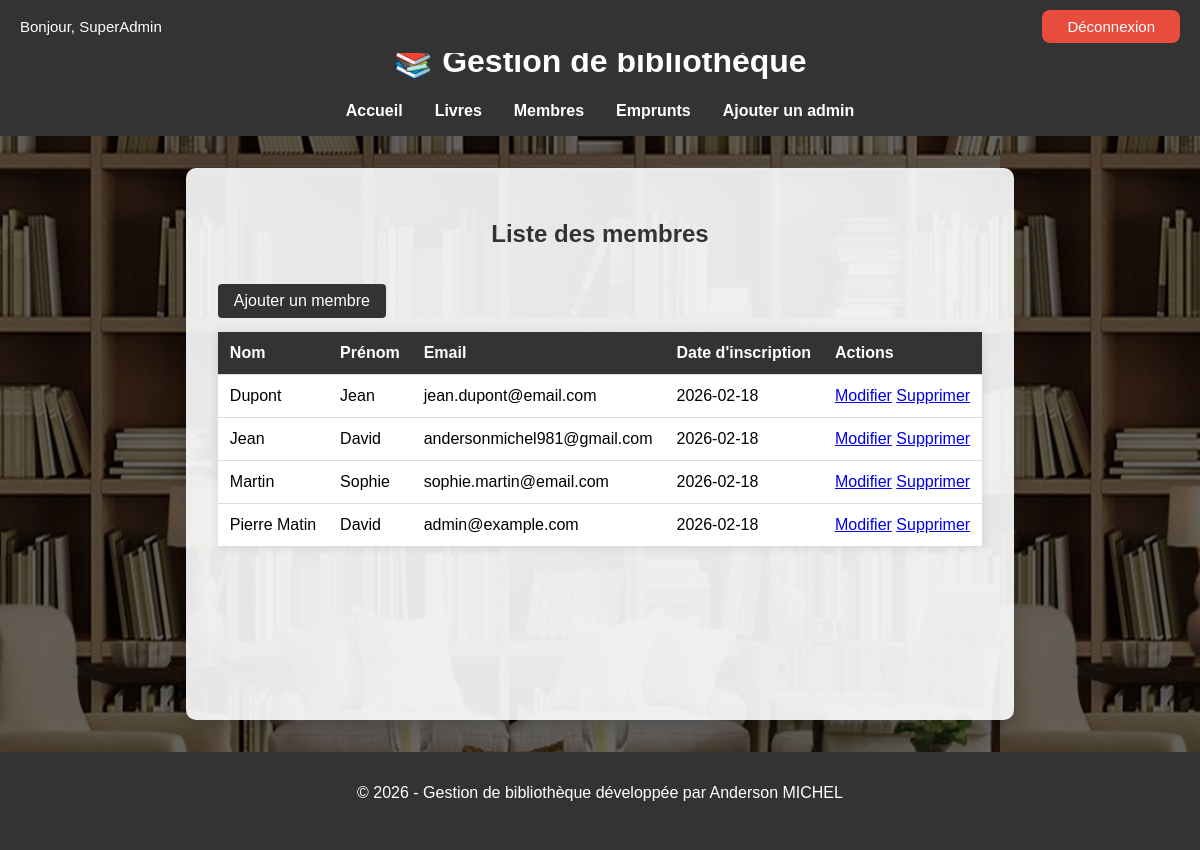
The app's page /membres/index.php (signed in) with its own data.
### tables this page shows
CREATE TABLE IF NOT EXISTS `membres` (
  `id` int NOT NULL AUTO_INCREMENT,
  `nom` varchar(100) NOT NULL,
  `prenom` varchar(100) NOT NULL,
  `email` varchar(255) NOT NULL,
  `date_inscription` date DEFAULT (curdate()),
  PRIMARY KEY (`id`),
  UNIQUE KEY `email` (`email`)
);

### membres/index.php (the view, shortened to what this page needs)
<?php
require_once __DIR__ . '/../config/database.php';
require_once __DIR__ . '/../includes/header.php';
$stmt = $pdo->query("SELECT * FROM membres ORDER BY nom, prenom");
$membres = $stmt->fetchAll(PDO::FETCH_ASSOC);
?>
<h2>Liste des membres</h2>
<a href="ajouter.php" class="btn">Ajouter un membre</a>
<table>
    <div class="table-scroll">
        <thead>
            <tr>
                <th>Nom</th>
                <th>Prénom</th>
                <th>Email</th>
                <th>Date d'inscription</th>
                <th>Actions</th>
            </tr>
        </thead>
        <tbody>
            <?php foreach ($membres as $membre): ?>
            <tr>
                <td><?= htmlspecialchars($membre['nom']) ?></td>
                <td><?= htmlspecialchars($membre['prenom']) ?></td>
                <td><?= htmlspecialchars($membre['email']) ?></td>
                <td><?= htmlspecialchars($membre['date_inscription']) ?></td>
                <td>
                    <a href="modifier.php?id=<?= $membre['id'] ?>">Modifier</a>
                    <a href="supprimer.php?id=<?= $membre['id'] ?>"
                        onclick="return confirm('Confirmer la suppression ?')">Supprimer</a>
                </td>
            </tr>
            <?php endforeach; ?>
        </tbody>
    </div>
</table>
<?php require_once __DIR__ . '/../includes/footer.php'; ?>

### assets/css/style.css (style rules this page uses)
body { font-family: Arial, sans-serif; margin: 0; padding: 0; padding-top: 50px; overflow-x: hidden; background-color: #f4f4f4; display: flex; flex-direction: column; min-height: 100vh; background: linear-gradient(rgba(0, 0, 0, 0.6), rgba(0, 0, 0, 0.6)), url("../images/background1.jpeg"); }
.table-scroll { max-height: 300px; height: calc(100% - 80px); overflow-y: auto; margin-top: 10px; }
table { width: 100%; border-collapse: collapse; background-color: #fff; box-shadow: 0 0 10px rgba(0, 0, 0, 0.1); }
table th, table td { position: sticky; top: 0px; z-index: 5; padding: 0.75rem; text-align: left; border-bottom: 1px solid #ddd; }
table th { background-color: #333; color: #fff; }
.btn { display: inline-block; padding: 0.5rem 1rem; background-color: #333; color: #fff; text-decoration: none; border-radius: 4px; margin: 0.25rem 0; }
h2 { text-align: center; color: #333; margin-bottom: 2rem; }

### records on screen
membres: nom "Dupont", prenom "Jean", email "jean.dupont@email.com", date_inscription "2026-02-18"
membres: nom "Jean", prenom "David", email "andersonmichel981@gmail.com", date_inscription "2026-02-18"
membres: nom "Martin", prenom "Sophie", email "sophie.martin@email.com", date_inscription "2026-02-18"
membres: nom "Pierre Matin", prenom "David", email "admin@example.com", date_inscription "2026-02-18"

### other values on screen
$_SESSION['username'] "SuperAdmin"
